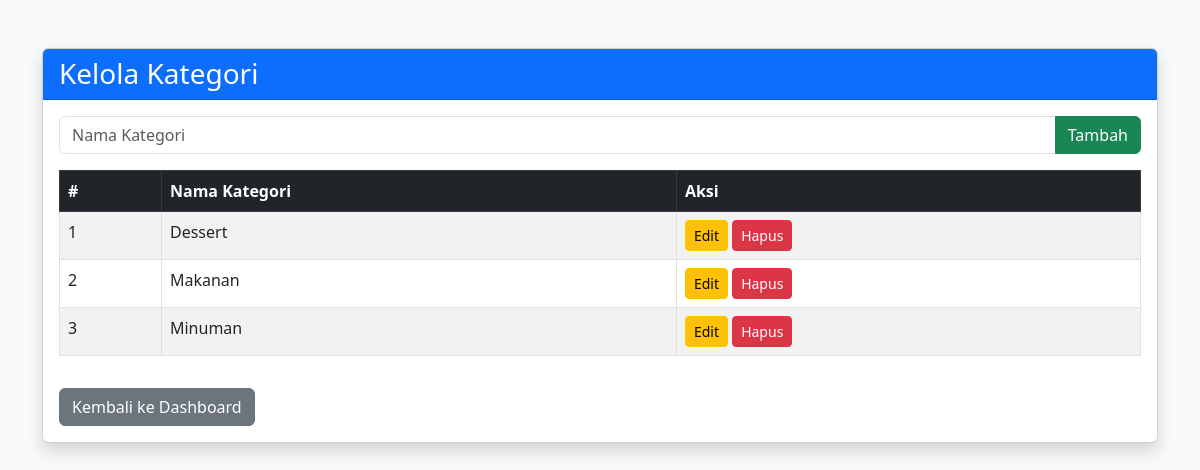
/raresep/admin/kelola_kategori.php (signed in), run on the app's committed database.
### tables this page shows
CREATE TABLE `kategori` (
  `id_kategori` int(11) NOT NULL,
  `nama_kategori` varchar(100) DEFAULT NULL
);

### raresep/admin/kelola_kategori.php (the view, shortened to what this page needs)
<?php
include '../config/db.php';
$query = "SELECT * FROM kategori ORDER BY nama_kategori ASC";
$result = $conn->query($query);
?>
<!DOCTYPE html>
<html lang="id">
<head>
    <link href="https://cdn.jsdelivr.net/npm/bootstrap@5.3.0/dist/css/bootstrap.min.css" rel="stylesheet">
</head>
<body class="bg-light">
<div class="container mt-5">
    <div class="card shadow">
        <div class="card-header bg-primary text-white">
            <h3 class="mb-0">Kelola Kategori</h3>
        </div>
        <div class="card-body">
            <form action="tambah_kategori.php" method="POST" class="mb-3">
                <div class="input-group">
                    <input type="text" name="nama_kategori" class="form-control" placeholder="Nama Kategori" required>
                    <button type="submit" class="btn btn-success">Tambah</button>
                </div>
            </form>
            <table class="table table-bordered table-striped">
                <thead class="table-dark">
                    <tr>
                        <th>#</th>
                        <th>Nama Kategori</th>
                        <th>Aksi</th>
                    </tr>
                </thead>
                <tbody>
                    <?php $no = 1; while ($row = $result->fetch_assoc()) { ?>
                    <tr>
                        <td><?php echo $no++; ?></td>
                        <td><?php echo $row['nama_kategori']; ?></td>
                        <td>
                            <a href="edit_kategori.php?id=<?php echo $row['id_kategori']; ?>" class="btn btn-warning btn-sm">Edit</a>
                            <a href="hapus_kategori.php?id=<?php echo $row['id_kategori']; ?>" class="btn btn-danger btn-sm" onclick="return confirm('Yakin ingin menghapus?');">Hapus</a>
                        </td>
                    </tr>
                    <?php } ?>
                </tbody>
            </table>
            <a href="dashboard.php" class="btn btn-secondary mt-3">Kembali ke Dashboard</a>
        </div>
    </div>
</div>
</body>
</html>

### data on the page
kategori: nama_kategori "Dessert"
kategori: nama_kategori "Makanan"
kategori: nama_kategori "Minuman"
